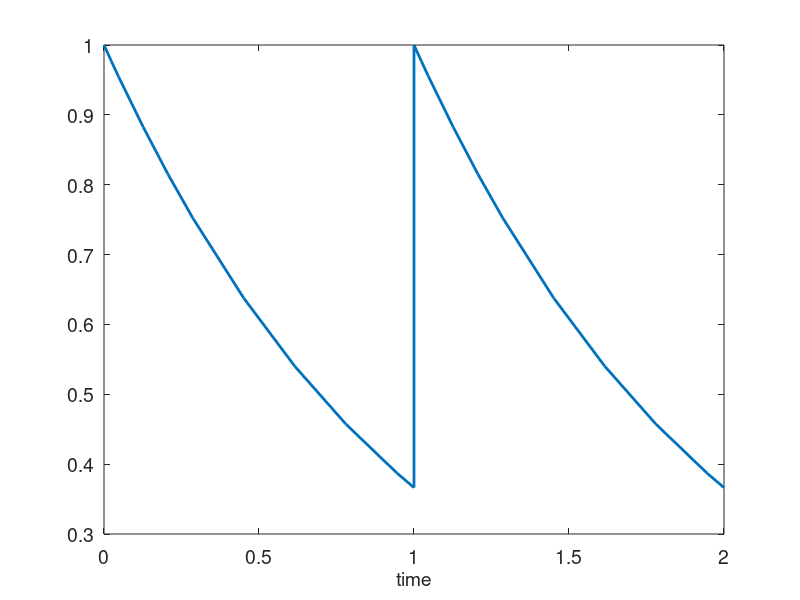
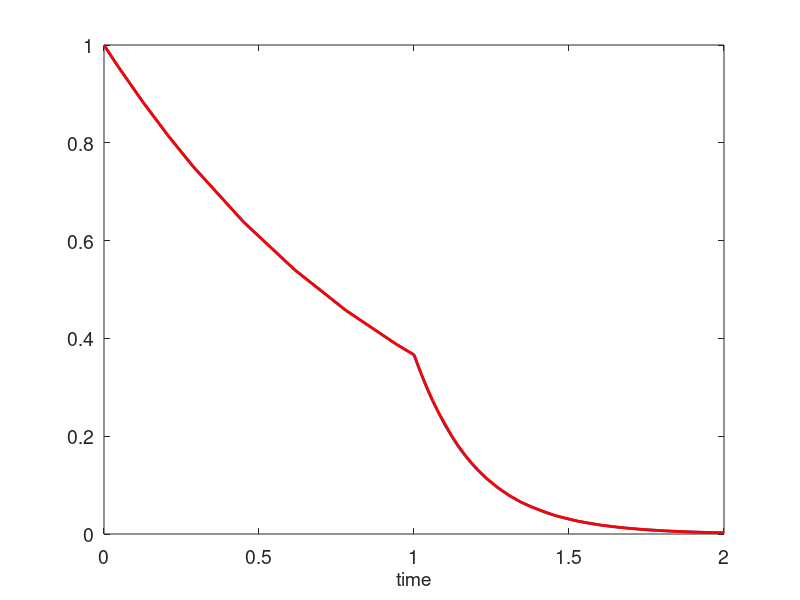

Reproduce these figures in MATLAB, in order. (Note: this script raises an error after producing the figures.)
load cvsdiscx.mat
figure
hp=plot(s1(:,1),s1(:,2));
set(hp,'LineWidth',2)
hx=xlabel('time');
box on
set(gca,'FontSize',14);
set(hx,'FontSize',14);

figure
hold on
hp1=plot(s2(:,1),s2(:,2));
set(hp1,'LineWidth',2)
hp2=plot(s3(:,1),s3(:,2),'r');
set(hp2,'LineWidth',2)
box on
hx=xlabel('time');
set(gca,'FontSize',14);
set(hx,'FontSize',14);
   
magnify

